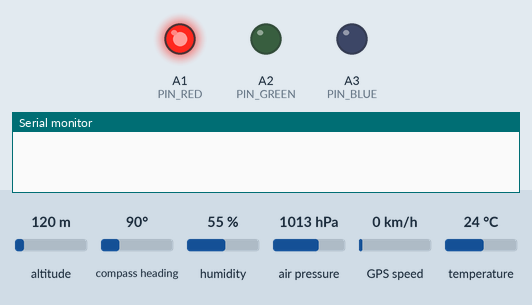
Recording of a sketch running on a simulated Arduino Uno, built with avr-gcc and run on an emulated ATmega328P. Parts: output pins drawn as LEDs (lit = HIGH), the last lines printed to the serial monitor. The inputs (shaded band) are chosen by the test bench; at power-on: altitude 120 m, compass heading 90°, humidity 55 %, air pressure 1013 hPa, GPS speed 0 km/h, temperature 24 °C. The GPS gets a fix after 3 s at 37.7749, -122.4194 with 8 satellites.

Above: at 1.5 s.
At 6.5 s:
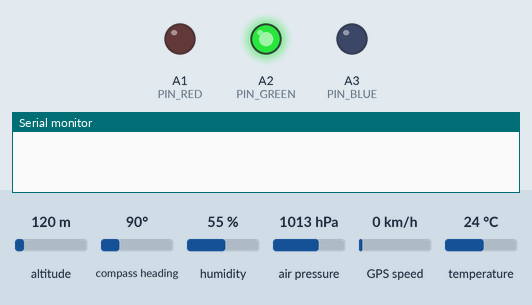
At 10.08 s:
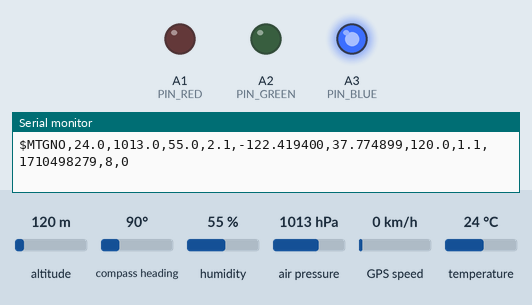
Timing chart, 0 to 11.5 s (numbered marks = the images above):
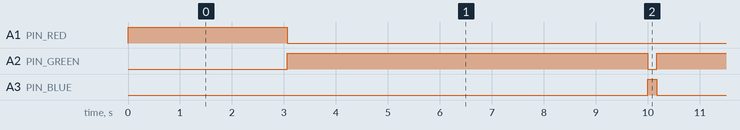

The sketch:

microcontroller-code.ino
```cpp
/*
	Geospatial Meteorological Transmitter Module
	Transmits BME280 and GNSS data over BlueTooth (HC-05)
	Author: Deep Pradhan, 2021

	Update on 04 Dec 2021:
	* Changed to DOP from accuracy, as calculated accuracy may be incorrect
	* Fix corrupted altitude for four digit altitude
	* Possible fix for 0,0,0 longitude,latitude,altitude
	* Possible fix for incorrect/corrupted humidity
	* Output satellites visible

	Output format:
		BME280 & GNSS data:
			$MTGNO,<Temperature (celsius)>,<Pressure (hPa)>,<Humidity (%)>,
			<Barometric altitude (m)>,<longitude (decimal degrees)>,
			<latitude (decimal degrees)>,<altitude (m, GNSS)>,<DOP>,
			<seconds since UNIX epoch>,<satellites in use>,<satellites visible>
			Note:	In case GNSS sensor does not give longitude/latitude/
			altitude, a value of 'NAN' is returned.
		Status:
			$MTGNS,ERR,BME	Error with BME280
			$MTGNS,ERR,GNSS	Error with GNSS
			$MTGNS,INTERVAL,<integer>	New interval of transmissions

	Input format:
		$MTGNI,<command>,<option>:
			$MTGNI,0,1	Force transmission disregarding interval
			$MTGNI,1,<integer>	Change interval (milliseconds) to option integer (>= 1000)

	Wiring:
		BME280 SDA  <-->  Arduino Uno/Nano A4
		BME280 SCL  <-->  Arduino Uno/Nano A5
		GNSS RXD    <---  Arduino Uno/Nano D2 (Software Serial TX)
		GNSS TXD    --->  Arduino Uno/Nano D3 (Software Serial RX)
		HC-05 RX    <---  Arduino Uno/Nano D0/TX
		HC-05 TX    --->  Arduino Uno/Nano D1/RX
*/

#include <Adafruit_Sensor.h>
#include <Adafruit_BME280.h>
#include <SoftwareSerial.h>
#include <TimeLib.h>
#include <TinyGPS++.h>
#include <Wire.h>

#define size_array(x) (sizeof(x) / sizeof(x[0]))

// GNSS Pins
#define PIN_GNSS_RX 2
#define PIN_GNSS_TX 3

// Duration of LED
#define DURATION_LED 100

// Default interval of transmission: 10 seconds
#define INTERVAL_TRANSMIT 10 * 1000

// Maximum time to await GNSS
#define MAXIMUM_AWAIT_GNSS 5000

// Sea level standard atmospheric pressure
#define PRESSURE_SEA_LEVEL_HPA (1013.25)

// Decimal point precision for geodetic coordinates (longitude/latitude)
#define PRECISION_GEODETIC 6

#define SIZE_BUFFER_IN 16

#define PIN_RED A1
#define PIN_GREEN A2
#define PIN_BLUE A3

// Prefix for input messages/commands
#define PREFIX_IN "$MTGNI"

// Prefix for output messages
#define PREFIX_OUT "$MTGNO"

// Prefix for status messages
#define PREFIX_STATUS "$MTGNS"

// String representation of NAN
#define STR_NAN "NAN"

// Has a GNSS fix being achieved
bool gnss_location_available = false;

// Time of last transmission in milliseconds
unsigned long last_transmit = 0;

int interval_transmit = INTERVAL_TRANSMIT,
		param_in[2], _satellites_visible;

char temperature[6] = STR_NAN,
		pressure[8] = STR_NAN,
		humidity[7] = STR_NAN,
		altitudeBarometric[7] = STR_NAN,
		longitude[PRECISION_GEODETIC + 6] = STR_NAN,
		latitude[PRECISION_GEODETIC + 5] = STR_NAN,
		altitudeGNSS[7] = STR_NAN,
		dop[6] = STR_NAN,
		date_time[11] = STR_NAN,
		satellites[4] = STR_NAN,
		satellites_visible[4] = STR_NAN,
		buffer_out[84],
		buffer_in[SIZE_BUFFER_IN]; // '$MTGNI,11,10000'

// Create a BME280 object
Adafruit_BME280 bme;

// Create our Software Serial object
SoftwareSerial serial_gnss(PIN_GNSS_RX, PIN_GNSS_TX);

// Create a TinyGPS++ object
TinyGPSPlus gnss;

TinyGPSCustom gnss_visible[] = {
		TinyGPSCustom(gnss, "GPGSV", 3), // GPS/Navstar
		TinyGPSCustom(gnss, "GLGSV", 3), // GLONASS
		TinyGPSCustom(gnss, "GNGSV", 3), // GLONASS (Multi-constilation)
		TinyGPSCustom(gnss, "GBGSV", 3), // BeiDou
		TinyGPSCustom(gnss, "GAGSV", 3), // Galileo
		TinyGPSCustom(gnss, "GIGSV", 3) // IRNSS/NavIC
};

const int size_gnss_visible = size_array(gnss_visible);

// Time struct
tmElements_t _date_time;

void setup() {
	Serial.begin(9600);
	serial_gnss.begin(9600);

  pinMode(PIN_RED, OUTPUT);
  pinMode(PIN_GREEN, OUTPUT);
  pinMode(PIN_BLUE, OUTPUT);

  digitalWrite(PIN_RED, HIGH); // Default LED colour: Red

	if (!bme.begin(0x77) && !bme.begin(0x76)) // Default address '0x77', some may have set as '0x76'
		while (true) {
			Serial.println(PREFIX_STATUS ",ERR,BME");
			delay(1000);
		}
}

void loop() {
	// Read BME280 data and create char arrays
	dtostrf(bme.readTemperature(), 3, 1, temperature);
	dtostrf(bme.readPressure() / 100.0F, 3, 1, pressure);
	dtostrf(bme.readHumidity(), 3, 1, humidity);
	dtostrf(bme.readAltitude(PRESSURE_SEA_LEVEL_HPA), 3, 1, altitudeBarometric);

	// Read GNSS data
	while (serial_gnss.available())
		if (gnss.encode(serial_gnss.read())) {
			_satellites_visible = 0;
			if (gnss.date.isValid() && gnss.time.isValid()) {
				_date_time.Year = gnss.date.year() - 1970;
				_date_time.Month = gnss.date.month();
				_date_time.Day = gnss.date.day();
				_date_time.Hour = gnss.time.hour();
				_date_time.Minute = gnss.time.minute();
				_date_time.Second = gnss.time.second();
				sprintf(date_time, "%lu", (unsigned long) makeTime(_date_time)); // Get time with reference to Unix epoch
			} else
				strcpy(date_time, STR_NAN);
			if (gnss.location.isValid() && gnss.location.isUpdated()) { // Valid location received - create char arrays
				dtostrf(gnss.location.lng(), PRECISION_GEODETIC + 2, PRECISION_GEODETIC, longitude);
				dtostrf(gnss.location.lat(), PRECISION_GEODETIC + 2, PRECISION_GEODETIC, latitude);
				if (gnss.altitude.isValid())
					dtostrf(gnss.altitude.meters(), 2, 1, altitudeGNSS);
				else
					strcpy(altitudeGNSS, STR_NAN);
				gnss_location_available = true;
			}
			/* DOP: https://en.wikipedia.org/wiki/Dilution_of_precision_(navigation)#Interpretation
				<01: Ideal, 01-02: Excellent, 02-05: Good, 05-10: Moderate, 10-20: Fair, >20: Poor*/
			if (gnss.hdop.isValid()) {
				dtostrf(gnss.hdop.hdop(), 2, 1, dop);
				if (gnss.hdop.hdop() == 0 || gnss.hdop.hdop() == 100) // Location not available if DOP is 0 / 100
					gnss_location_available = false;
			} else
				strcpy(dop, STR_NAN);
			for (int i = 0; i < size_gnss_visible; i++)
				_satellites_visible += atoi(gnss_visible[i].value());
			if (gnss.satellites.isValid()) {
				sprintf(satellites, "%d", gnss.satellites.value());
				/*if (_satellites_visible < gnss.satellites.value())
					_satellites_visible = gnss.satellites.value();*/
				if (gnss.satellites.value() == 0) // Location not available if satellites are 0
					gnss_location_available = false;
			} else
				strcpy(satellites, STR_NAN);
			sprintf(satellites_visible, "%d", _satellites_visible);
		}

	if (millis() > MAXIMUM_AWAIT_GNSS && gnss.charsProcessed() < 10)
		while (true) {
			Serial.println(PREFIX_STATUS ",ERR,GNSS");
			delay(interval_transmit);
		}

	if (!gnss_location_available) { // Fill char arrays with NAN if no GNSS fix
		strcpy(longitude, STR_NAN);
		strcpy(latitude, STR_NAN);
		strcpy(altitudeGNSS, STR_NAN);
	}

	if (Serial.available() > 0) { // Command received
		Serial.readStringUntil(',').toCharArray(buffer_in, SIZE_BUFFER_IN);
		if (strcmp(buffer_in, PREFIX_IN) == 0) { // Correct prefix
			// Make LED magenta
			digitalWrite(PIN_RED, HIGH);
			digitalWrite(PIN_GREEN, LOW);
			digitalWrite(PIN_BLUE, HIGH);

			Serial.read(); // Skip comma
			param_in[0] = Serial.readStringUntil(',').toInt();
			Serial.read(); // Skip comma
			param_in[1] = Serial.readStringUntil('\n').toInt();
			switch (param_in[0]) {
				case 0: // Force transmit command
					if (param_in[1] == 1) {
						delay(DURATION_LED); // Let the LED remain magenta for at least specifeid duration
						transmit();
					}
					break;
				case 1: // Change transmission interval command
					if (param_in[1] >= 1000) {
						interval_transmit = param_in[1];
						sprintf(buffer_out, "%s,INTERVAL,%d\n", PREFIX_STATUS, interval_transmit);
						Serial.print(buffer_out);
						delay(DURATION_LED); // Let the LED remain magenta for at least specifeid duration
					}
					break;
			}
		}
	}

	// If GNSS available then make LED green otherwise red
	digitalWrite(PIN_RED, gnss_location_available ? LOW : HIGH);
	digitalWrite(PIN_GREEN, gnss_location_available ? HIGH : LOW);
	digitalWrite(PIN_BLUE, LOW);

	if (last_transmit + interval_transmit <= millis()) // Transmit after set interval
		transmit();
}

/** Function to transmit data over Bluetooth*/
void transmit() {
	last_transmit = millis(); // Save time of transmission for timing
	// Make LED blue
	digitalWrite(PIN_RED, LOW);
	digitalWrite(PIN_GREEN, LOW);
	digitalWrite(PIN_BLUE, HIGH);
	sprintf(buffer_out, "%s,%s,%s,%s,%s,%s,%s,%s,%s,%s,%s,%s\n", PREFIX_OUT, temperature, pressure, humidity, altitudeBarometric,
			longitude, latitude, altitudeGNSS, dop, date_time, satellites, satellites_visible);
	Serial.print(buffer_out);
	delay(DURATION_LED); // Let the LED remain blue for at least specifeid duration
}
```

Measured:
- by itself, A1 (PIN_RED): HIGH → LOW at 3.1 s
- by itself, A2 (PIN_GREEN): goes HIGH 6.9 s, LOW 0.17 s, 11 × (HIGH 9.8 s, LOW 0.12 s), then HIGH
- by itself, A3 (PIN_BLUE): alternates HIGH for 0.12 s and LOW for 9.9 s
